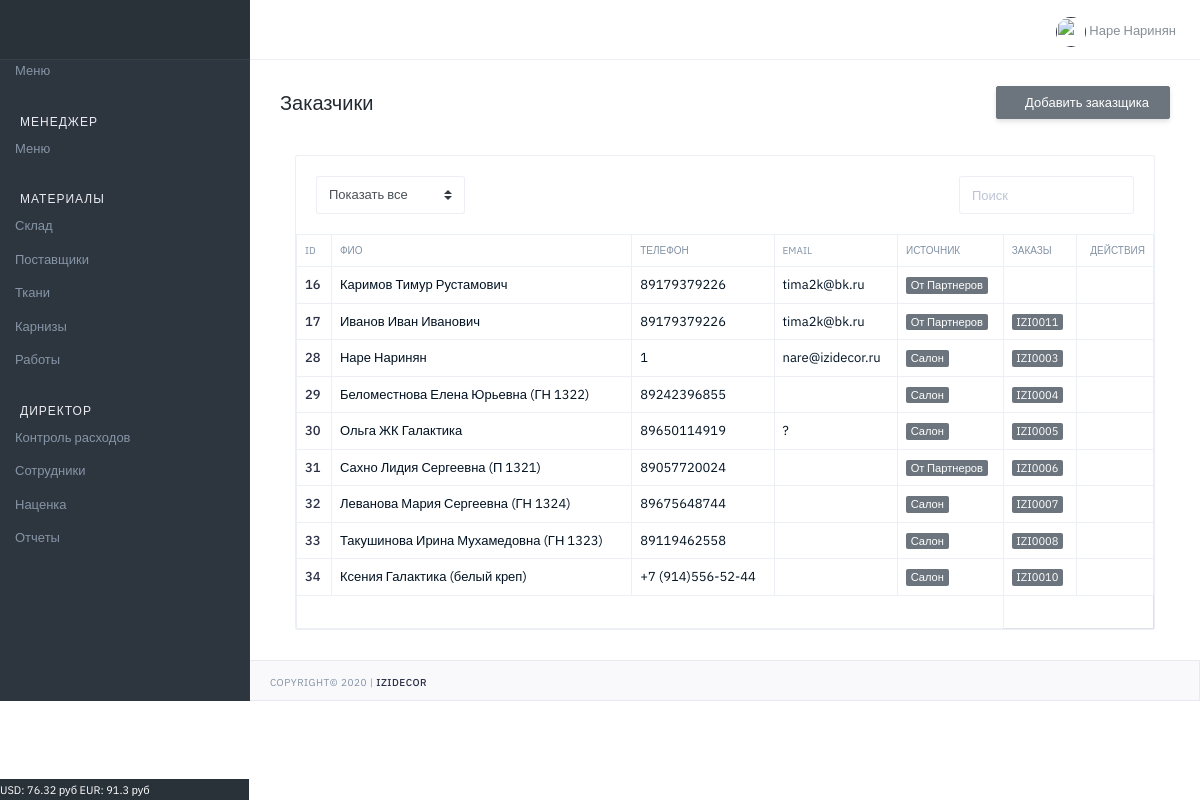
The page /izi/customers/list/ (signed in) on the database as committed earlier.
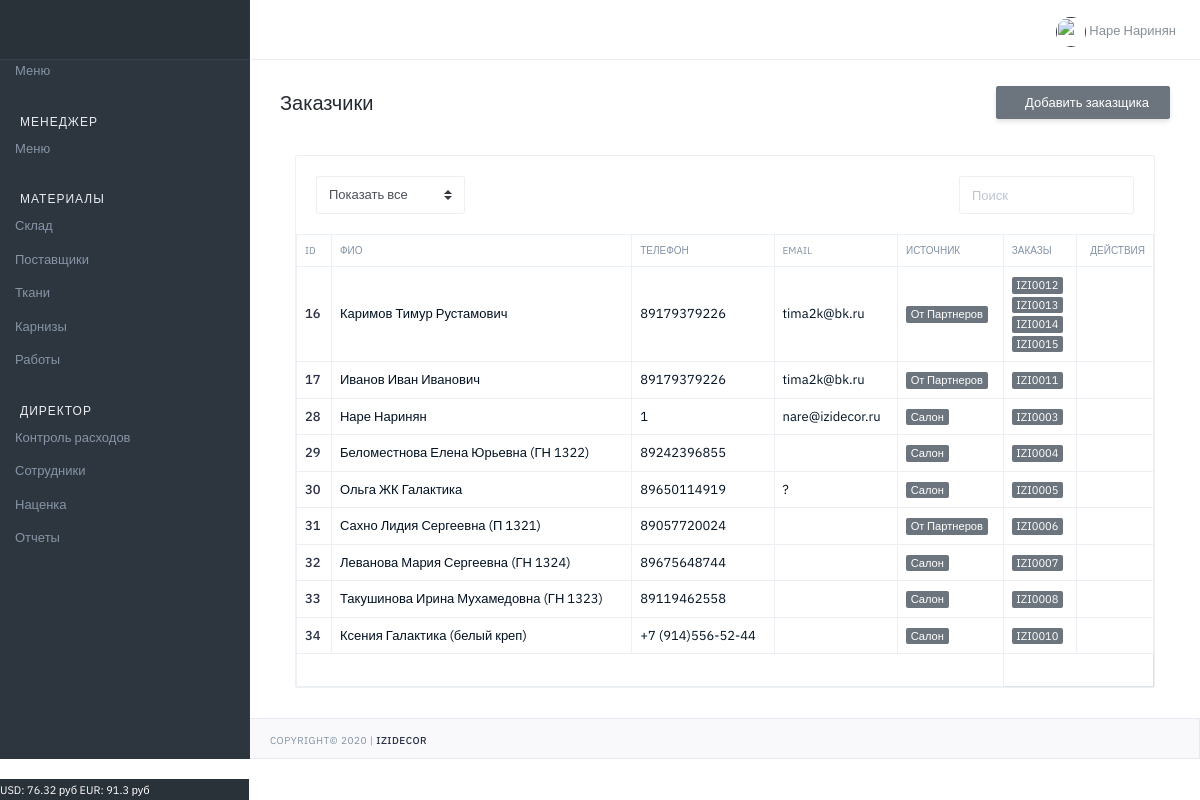
The same page on the database as committed later.
### orders/models.py (models this page shows, shortened)
class Customer(models.Model):
    SOURCE_T = (
        (0, 'От Партнеров'),
        (1, 'Социальные сети'),
        (2, 'Маркетплейс'),
        (3, 'Телефон'),
        (4, 'Салон'),
    )
    order = models.ManyToManyField(Order, verbose_name='Заказ')
    name = models.CharField(verbose_name='ФИО', max_length=100)
    phone = models.CharField(verbose_name='Телефон', max_length=100, blank=True)
    email = models.CharField(verbose_name='email', max_length=100, blank=True)
    address = models.CharField(verbose_name='Адрес', max_length=300, blank=True)
    pass_series = models.CharField(verbose_name='Серия', max_length=10, blank=True)
    pass_number = models.CharField(verbose_name='Номер', max_length=10, blank=True)
    pass_date = models.CharField(verbose_name='Дата выдачи', max_length=10, blank=True)
    pass_issued = models.CharField(verbose_name='Выдан', max_length=300, blank=True)
    source_t = models.IntegerField(verbose_name='Источник', choices=SOURCE_T, default=0)
    user = models.ForeignKey(User, on_delete=models.CASCADE, verbose_name='Пользователь', blank=True, null=True)
    date_created = models.DateTimeField(verbose_name='Дата создания', auto_now_add=True, null=True)

class Order(models.Model):
    STATUS_V = (
        (0, 'Запланирован'),
        (1, 'КП подготовлено'),
        (2, 'КП утверждено'),
        (3, 'Договор подготовлен'),
        (4, 'Договор подписан'),
        (5, 'Аванс получен'),
        (6, 'Материалы заказаны'),
        (7, 'Материалы оплачены'),
        (8, 'Материалы отгружены'),
        (9, 'Работы заказаны'),
        (10, 'Заказ выдан'),
        (11, 'Архив'),
    )
    STATUS_CSS = (
        (0, 'secondary'),
        (1, 'secondary'),
        (2, 'secondary'),
        (3, 'info'),
        (4, 'info'),
        (5, 'primary'),
        (6, 'primary'),
        (7, 'primary'),
        (8, 'primary'),
        (9, 'primary'),
        (10, 'success'),
        (11, 'warning'),
    )
    STATUS_P = (
        (0, 0),
        (1, 10),
        (2, 20),
        (3, 30),
        (4, 40),
        (5, 50),
        (6, 60),
        (7, 70),
        (8, 80),
        (9, 90),
        (10, 100),
        (11, 0)
    )
    STATUS_V_T = (
        (0, 'Не заказаны'),
        (1, 'Заказаны'),
        (2, 'Оплачены'),
        (3, 'Отгружены'),
    )
    STATUS_V_D = (
        (0, 'Нет скидки'),
        (1, 'Не согласована'),
        (2, 'Согласована'),
        (3, 'Отказано'),
    )
    STATUS_V_D2 = (
        (0, 'Нет скидки'),
        (1, 'Ожидание согласования'),
        (2, 'Согласована'),
        (3, 'Отказано'),
        (4, 'Частичное согласование'),
    )
    number = models.CharField(verbose_name='Номер', max_length=100, blank=True, null=True, default=GetCountOrder)
    status = models.IntegerField(verbose_name='Статус', choices=STATUS_V, default=0)
    status_css = models.IntegerField(verbose_name='Статус', choices=STATUS_CSS, default=0)
    progress = models.IntegerField(verbose_name='Прогресс', choices=STATUS_P, default=0)
    textile_state = models.IntegerField(verbose_name='Состояние по текстилю', choices=STATUS_V_T, default=0)
    cornice_state = models.IntegerField(verbose_name='Состояние по карнизам', choices=STATUS_V_T, default=0)
    work_state = models.IntegerField(verbose_name='Состояние по работам', choices=STATUS_V_T, default=0)
    discount_status = models.IntegerField(verbose_name='Общий статус скидки', choices=STATUS_V_D2, default=0)
    discount_t = models.FloatField(verbose_name='Скидка к текстилю', max_length=100, blank=True, null=True, default=1)
    discount_t_s = models.IntegerField(verbose_name='Статус скидки', choices=STATUS_V_D, default=0)
    discount_c = models.FloatField(verbose_name='Скидка к карнизам', max_length=100, blank=True, null=True, default=1)
    discount_c_s = models.IntegerField(verbose_name='Статус скидки', choices=STATUS_V_D, default=0)
    discount_w = models.FloatField(verbose_name='Скидка к работам', max_length=100, blank=True, null=True, default=1)
    discount_w_s = models.IntegerField(verbose_name='Статус скидки', choices=STATUS_V_D, default=0)
    discount_view = models.IntegerField(verbose_name='Просмотр скидки', default=0)
    date_created = models.DateTimeField(verbose_name='Дата создания', auto_now_add=True, null=True)
    date_finished = models.DateField(verbose_name='Дата исполнения', blank=True, null=True)
    user = models.ForeignKey(User, on_delete=models.CASCADE, verbose_name='Пользователь', blank=True, null=True)
    user_view = models.IntegerField(verbose_name='Просмотр', default=0)

### common/views.py (the view)
# urls.py: path('customers/list/', CustomerList, name="customers_list"),
@login_required(login_url='login')
def CustomerList(request):
    qs = Customer.objects.all()
    return render(request, 'common/customers.html', context={'qs': qs})

### main/template_tags/custom_tags.py (called while the page is built)
@register.filter(name='has_group')
def has_group(user, group_name):
    return user.groups.filter(name=group_name).exists()

@register.simple_tag()
def get_currency():
    usd = MarkupCurrency.objects.get(name='USD')
    eur = MarkupCurrency.objects.get(name='EUR')
    f = f'USD: {round(usd.value,2)} руб  EUR: {round(eur.value,2)} руб'
    return f

### common/templates/common/customers.html (shortened to what this page needs)
{% extends "main/base.html" %}
{% block title_h1 %}Заказчики{% endblock %}
{% block breadcrumb_buttons %}
    <button onclick="location.href='{% url 'common:customer_create' %}'" type="button" class="btn btn-secondary mb-2 mb-md-0 d-none d-lg-block pd-t-6-force pd-b-5-force" >
    Добавить заказщика</button>
{% endblock %}
{% block body_content %}
                     <div class="col-md-12 col-lg-12">
                        <div class="card mg-b-30">
                           <div class="card-body pd-0">
                              <div class="row">
                                 <div class="mg-20 form-inline wd-100p">
                                    <div class="col-sm-6">
                                       <div class="form-group">
                                          <select id="foo-filter-status" class="custom-select">
                                             <option value="">Показать все</option>
                                          </select>
                                       </div>
                                    </div>
                                    <div class="col-sm-6">
                                       <div class="form-group ft-right">
                                          <input id="foo-search" type="text" placeholder="Поиск" class="form-control" autocomplete="off">
                                       </div>
                                    </div>
                                 </div>
                              </div>
                              <table id="foo-filtering" class="table table-bordered table-hover toggle-circle" data-page-size="50">
                                  <thead class="tx-10 tx-uppercase">
                                     <tr>
                                        <th>ID</th>
                                        <th>ФИО</th>
                                        <th>Телефон</th>
                                        <th>email</th>
                                        <th>Источник</th>
                                         <th>Заказы</th>
                                        <th class="tx-right">Действия</th>
                                     </tr>
                                  </thead>
                                 <tbody>
                                    {% for q in qs %}
                                        <tr class="odd gradeX">
                                            <td><a href="">{{q.id}}</a></td>
                                            <td>{{ q.name }}</td>
                                            <td>{{ q.phone }}</td>
                                            <td>{{ q.email }}</td>
                                            <td><span class="badge badge-secondary">{{q.get_source_t_display}}</span></td>
                                            <td>
                                                {% for order in q.order.all %}
                                                    <span class="badge badge-secondary">{{ order.number }}</span><br>
                                                {% endfor %}
                                            </td>
                                            <td class="tx-right">
                                                <a href="{% url 'common:customer_edit' id=q.id %}"  title="" data-toggle="tooltip" data-original-title="Изменить"></a>
                                            </td>
                                        </tr>
                                    {% endfor %}
                                 </tbody>
                                 <tfoot>
                                    <tr>
                                       <td colspan="5">
                                       </td>
                                    </tr>
                                 </tfoot>
                              </table>
                           </div>
                        </div>
                     </div>
{% endblock %}

Rows that differ between the two databases and show on the page:
added Order: number "IZI0012", shown under Customer "Каримов Тимур Рустамович"
added Order: number "IZI0013", shown under Customer "Каримов Тимур Рустамович"
added Order: number "IZI0014", shown under Customer "Каримов Тимур Рустамович"
added Order: number "IZI0015", shown under Customer "Каримов Тимур Рустамович"
